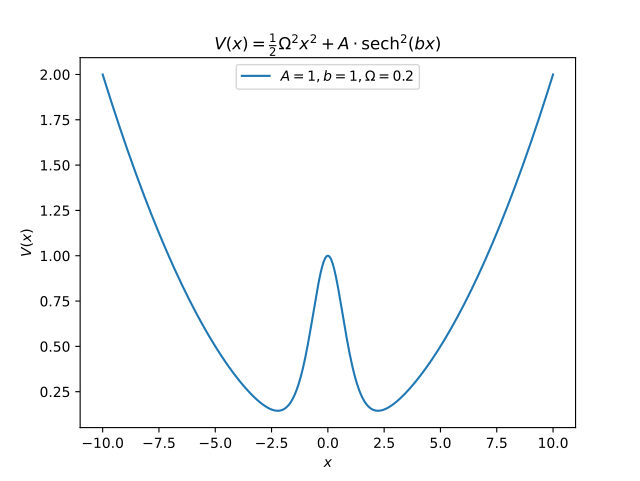

This chart was generated by the following Python code:
import numpy as np
import matplotlib.pyplot as plt
import os

def hill_trap_potential(x, A, b, Omega):
    return 0.5 * Omega * Omega * x * x + A * sech(b * x) ** 2

sech = lambda x: 1/np.cosh(x)

# Generate data
x = np.linspace(-10, 10, 1000)
plt.plot(x, hill_trap_potential(x, A = 1, b = 1, Omega = 0.2), label = r"$A = 1, b = 1, \Omega = 0.2$")
plt.title(r"$V(x) = \frac{1}{2}\Omega^2 x^2 + A\cdot \mathrm{sech}^2(bx)$")
plt.xlabel("$x$")
plt.ylabel(r"$V(x)$")
plt.legend()
plt.savefig("hill_trap_potential.svg")
os.system(f"rsvg-convert -f pdf -o hill_trap_potential.pdf hill_trap_potential.svg")
os.system("rm hill_trap_potential.svg")
os.system("open hill_trap_potential.pdf")
